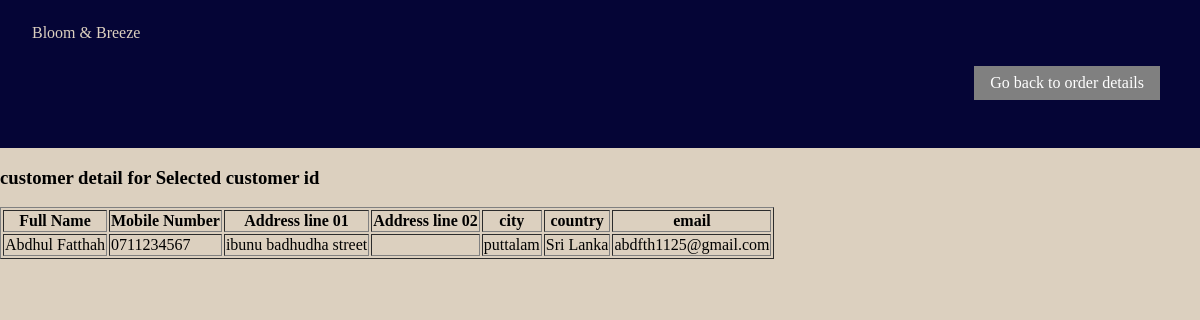
/admin_customer_detail/1, run on the app's committed database.
### tables this page shows
CREATE TABLE users(
                    id INTEGER PRIMARY KEY AUTOINCREMENT,
                    full_name TEXT NOT NULL,
                    mobile_number TEXT NOT NULL,
                    address_line01 TEXT NOT NULL,
                    address_line02 TEXT,
                    city TEXT NOT NULL,
                    country TEXT NOT NULL,
                    email TEXT,
                    username TEXT NOT NULL UNIQUE,
                    password TEXT NOT NULL);

### bloom_breeze.py (the view)
@app.route('/admin_customer_detail/<int:user_id>')
def admin_customer_detail(user_id):
    print(user_id)
    with sqlite3.connect('database.db') as conn:
        cursor = conn.cursor()
        cursor.execute("SELECT * FROM users WHERE id=?", (user_id,))
        user_data = cursor.fetchone()
        if user_data:
            customer_data = user_data
        else:
            flash("Invalid customer id")
    print(customer_data)
    return render_template('admin_customer_detail.html', customer_data=customer_data)

### bloom_breeze.py (called while the page is built)
@app.after_request
def add_no_cache(response):
    response.headers['Cache-Control'] = 'no-store, no-cache, must-revalidate, max-age=0'
    response.headers['Pragma'] = 'no-cache'
    response.headers['Expires'] = '0'
    return response

### templates/admin_customer_detail.html (shortened to what this page needs)
<html>
<head>
    <link rel="stylesheet" href="{{url_for('static', filename='CSS/style_sheet.css')}}">
</head>
<body>
    <nav class="navbar navbar-dark bg-dark">
        <div class="container">
            <a class="navbar-brand" href="#">Bloom & Breeze</a>
            <div class="ms-auto">
                <ul class="navbar-nav ms-auto">
                    <li class="nav-item"><a class="btn btn-secondary" href="/admin_order_details">Go back to order details</a>
                    </li>
                </ul>
            </div>
        </div>
    </nav>
    <h3>customer detail for Selected customer id</h3>
    <table border="1">
        <thead>
            <tr>
                <th>Full Name</th>
                <th>Mobile Number</th>
                <th>Address line 01</th>
                <th>Address line 02</th>
                <th>city</th>
                <th>country</th>
                <th>email</th>
            </tr>
        </thead>
        <tbody>
            <tr>
                <td>{{ customer_data[1] }}</td>
                <td>{{ customer_data[2] }}</td>
                <td>{{ customer_data[3] }}</td>
                <td>{{ customer_data[4] }}</td>
                <td>{{ customer_data[5] }}</td>
                <td>{{ customer_data[6] }}</td>
                <td>{{ customer_data[7] }}</td>
            </tr>
        </tbody>
    </table>
</body>
</html>

### static/CSS/style_sheet.css (style rules this page uses)
html, body { padding: 0; margin: 0; background-color: rgb(220, 208, 191); ; width: 100%; }
.container { width: 100%; display: flex; flex-direction: column; margin: 0.5rem auto; }
.ms-auto { margin-top: auto; margin-left: auto; }
.navbar { align-items: center; padding: 1rem 1rem; margin: 0; }
.bg-dark { background-color: rgb(5, 5, 54); }
.navbar-dark { color: rgb(220, 208, 191); }
.navbar-nav { padding: 0.5rem; display: flex; flex-direction: row; margin-bottom: 0; }
.nav-item { margin: 0.5rem auto; list-style-type: none; padding: 0.5rem 1rem; }
.navbar-brand { color: rgb(220, 208, 191); text-decoration: none; margin: auto 1rem; }
.btn { color: rgb(223, 212, 195); display: inline-block; text-decoration: none; }
.btn-secondary { background-color: gray; color: white; padding: 0.5rem 1rem; }

### data on the page
users: full_name "Abdhul Fatthah", mobile_number "0711234567", address_line01 "ibunu badhudha street", city "puttalam", country "Sri Lanka", email "abdfth1125@gmail.com"
